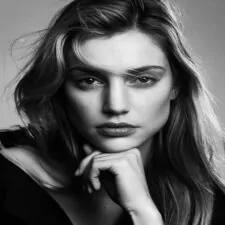
#> input picture pic/004.jpeg, 225 x 225 px, found by its file name
$ jupyter execute 'cv.s7(machine vision)part5.ipynb'   (older library calls are emulated)
#> lines starting #> are read from the running program, lines starting #| are printed output that depends on the picture
[cell 1]
import cv2
import numpy as np
import matplotlib.pyplot as plt

[cell 2]
image=cv2.imread(r"C:\Users\Student\Desktop\pic\004.jpeg",0)
#> image: shape (225, 225); min 0, max 239, mean 90.2
sobel_x=cv2.Sobel(image,cv2.CV_64F,1,0,ksize=3)
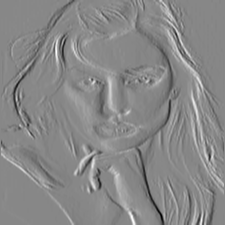
#> sobel_x: shape (225, 225) float64; min -652, max 571, mean 1; drawn with min black and max white
sobel_y=cv2.Sobel(image,cv2.CV_64F,0,1,ksize=3)
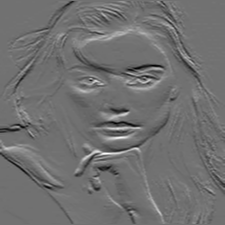
#> sobel_y: shape (225, 225) float64; min -523, max 657, mean -1.6; drawn with min black and max white
#sobel is models with edges
final_sobel=cv2.add(sobel_x,sobel_y)
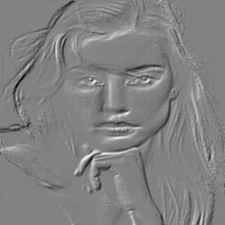
#> final_sobel: shape (225, 225) float64; min -826, max 794, mean -0.7; drawn with min black and max white
plt.figure(figsize=[12,7])
plt.subplot(231);plt.imshow(image,cmap="gray");plt.title("original")
plt.subplot(234);plt.imshow(sobel_x,cmap="gray");plt.title("sobel_x")
plt.subplot(235);plt.imshow(sobel_y,cmap="gray");plt.title("sobel_y")
plt.subplot(236);plt.imshow(final_sobel,cmap="gray");plt.title("final_sobel")
plt.show()
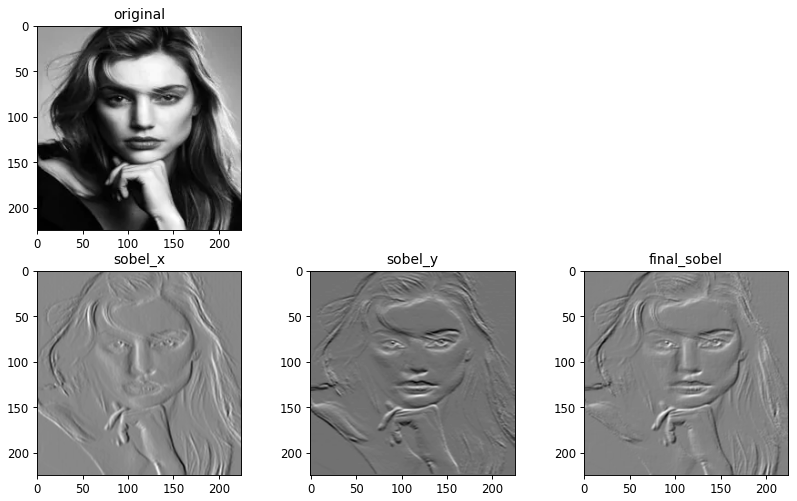
#> figure drawn by matplotlib, 4 panels

$ run again, with pic/l1.jpeg copied over pic/004.jpeg
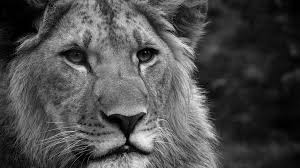
#> input picture pic/l1.jpeg, 300 x 168 px, found by its file name
#> image is the input picture: shape (168, 300); min 0, max 247, mean 76.4
#> `final_sobel=cv2.add(sobel_x,sobel_y)`:
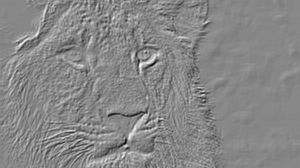
#> final_sobel: shape (168, 300) float64; min -762, max 672, mean 0.2; drawn with min black and max white
#> `plt.show()`:
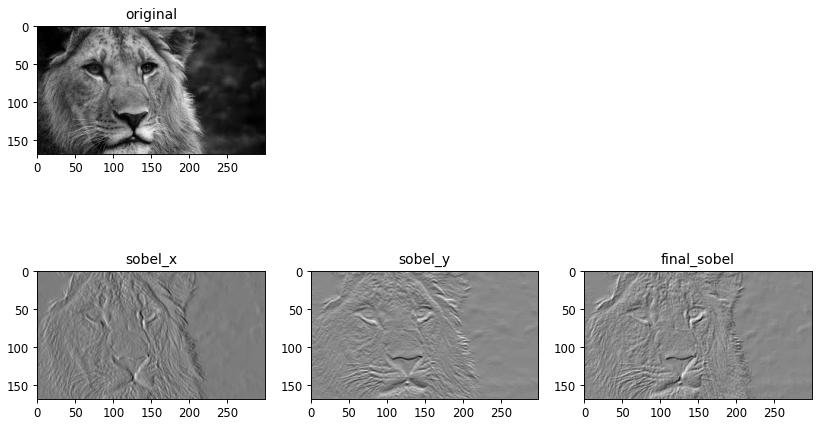
#> figure drawn by matplotlib, 4 panels
